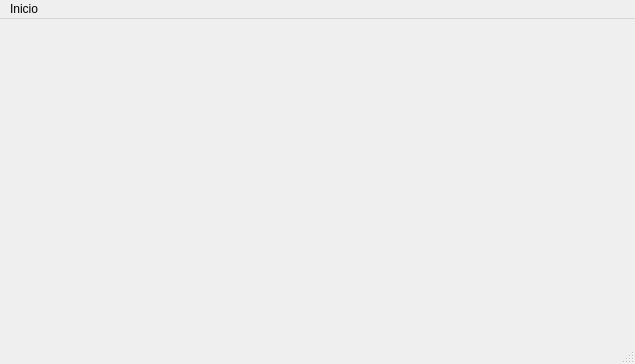
<?xml version="1.0" encoding="UTF-8"?>
<ui version="4.0">
 <class>MainWindow</class>
 <widget class="QMainWindow" name="MainWindow">
  <property name="geometry">
   <rect>
    <x>0</x>
    <y>0</y>
    <width>635</width>
    <height>364</height>
   </rect>
  </property>
  <property name="windowTitle">
   <string>Ejemplo Ingreso Notas</string>
  </property>
  <widget class="QWidget" name="centralwidget">
   <widget class="QLabel" name="label">
    <property name="geometry">
     <rect>
      <x>160</x>
      <y>40</y>
      <width>321</width>
      <height>221</height>
     </rect>
    </property>
    <property name="text">
     <string/>
    </property>
    <property name="pixmap">
     <pixmap resource="iconos.qrc">:/notas.png</pixmap>
    </property>
   </widget>
  </widget>
  <widget class="QMenuBar" name="menubar">
   <property name="geometry">
    <rect>
     <x>0</x>
     <y>0</y>
     <width>635</width>
     <height>26</height>
    </rect>
   </property>
   <widget class="QMenu" name="menuInicio">
    <property name="title">
     <string>Inicio</string>
    </property>
    <addaction name="actionIngreso"/>
   </widget>
   <addaction name="menuInicio"/>
  </widget>
  <widget class="QStatusBar" name="statusbar"/>
  <action name="actionIngreso">
   <property name="text">
    <string>Ingreso</string>
   </property>
  </action>
 </widget>
 <resources>
  <include location="iconos.qrc"/>
 </resources>
 <connections/>
</ui>
